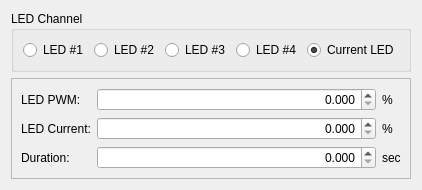
                     <widget class="QWidget" name="sync_digital_trigger_low_constant_tab">
                      <property name="toolTip">
                       <string>Turn LED on to constant intensity when trigger goes LOW (&lt;1.0V)</string>
                      </property>
                      <attribute name="title">
                       <string>Constant Value</string>
                      </attribute>
                      <layout class="QGridLayout" name="gridLayout_44">
                       <item row="0" column="0" alignment="Qt::AlignTop">
                        <widget class="QGroupBox" name="sync_digital_trigger_low_constant_LED_box">
                         <property name="toolTip">
                          <string>Select the active LED channel when trigger is LOW (&lt;1.0V)</string>
                         </property>
                         <property name="title">
                          <string>LED Channel</string>
                         </property>
                         <layout class="QGridLayout" name="gridLayout_42">
                          <item row="0" column="2">
                           <widget class="QRadioButton" name="sync_digital_trigger_low_constant_LED3_button">
                            <property name="toolTip">
                             <string>Set LED #3 active when trigger goes LOW (&lt;1.0V)</string>
                            </property>
                            <property name="text">
                             <string>LED #3</string>
                            </property>
                           </widget>
                          </item>
                          <item row="0" column="0">
                           <widget class="QRadioButton" name="sync_digital_trigger_low_constant_LED1_button">
                            <property name="toolTip">
                             <string>Set LED #1 active when trigger goes LOW (&lt;1.0V)</string>
                            </property>
                            <property name="text">
                             <string>LED #1</string>
                            </property>
                           </widget>
                          </item>
                          <item row="0" column="1">
                           <widget class="QRadioButton" name="sync_digital_trigger_low_constant_LED2_button">
                            <property name="toolTip">
                             <string>Set LED #2 active when trigger goes LOW (&lt;1.0V)</string>
                            </property>
                            <property name="text">
                             <string>LED #2</string>
                            </property>
                           </widget>
                          </item>
                          <item row="0" column="4">
                           <widget class="QRadioButton" name="sync_digital_trigger_low_constant_LEDn_button">
                            <property name="toolTip">
                             <string>Do not change active LED when trigger goes LOW (&lt;1.0V)</string>
                            </property>
                            <property name="text">
                             <string>Current LED</string>
                            </property>
                            <property name="checked">
                             <bool>true</bool>
                            </property>
                           </widget>
                          </item>
                          <item row="0" column="3">
                           <widget class="QRadioButton" name="sync_digital_trigger_low_constant_LED4_button">
                            <property name="toolTip">
                             <string>Set LED #4 active when trigger goes LOW (&lt;1.0V)</string>
                            </property>
                            <property name="text">
                             <string>LED #4</string>
                            </property>
                           </widget>
                          </item>
                         </layout>
                        </widget>
                       </item>
                       <item row="1" column="0">
                        <widget class="QFrame" name="sync_digital_trigger_low_constant_config_frame">
                         <property name="toolTip">
                          <string>Set the LED intensity and duration when the digital trigger goes LOW (&lt;1.0V)</string>
                         </property>
                         <property name="frameShape">
                          <enum>QFrame::StyledPanel</enum>
                         </property>
                         <property name="frameShadow">
                          <enum>QFrame::Raised</enum>
                         </property>
                         <layout class="QGridLayout" name="gridLayout_43" columnstretch="0,10,0">
                          <item row="1" column="2">
                           <widget class="QLabel" name="sync_digital_trigger_low_constant_config_current_label2">
                            <property name="toolTip">
                             <string>Set the LED current when the digital trigger goes LOW (&lt;1.0V)</string>
                            </property>
                            <property name="text">
                             <string>%</string>
                            </property>
                           </widget>
                          </item>
                          <item row="0" column="1">
                           <widget class="QDoubleSpinBox" name="sync_digital_trigger_low_constant_config_PWM_box">
                            <property name="toolTip">
                             <string>Set the LED PWM when the digital trigger goes LOW (&lt;1.0V)</string>
                            </property>
                            <property name="alignment">
                             <set>Qt::AlignRight|Qt::AlignTrailing|Qt::AlignVCenter</set>
                            </property>
                            <property name="decimals">
                             <number>3</number>
                            </property>
                            <property name="maximum">
                             <double>100.000000000000000</double>
                            </property>
                           </widget>
                          </item>
                          <item row="0" column="2">
                           <widget class="QLabel" name="sync_digital_trigger_low_constant_config_PWM_label2">
                            <property name="toolTip">
                             <string>Set the LED PWM when the digital trigger goes LOW (&lt;1.0V)</string>
                            </property>
                            <property name="text">
                             <string>%</string>
                            </property>
                           </widget>
                          </item>
                          <item row="2" column="0">
                           <widget class="QLabel" name="sync_digital_trigger_low_constant_config_duration_label1">
                            <property name="toolTip">
                             <string>NOTE: 0 seconds = LED stays on until trigger goes HIGH (&gt;2.5V)</string>
                            </property>
                            <property name="text">
                             <string>Duration:</string>
                            </property>
                           </widget>
                          </item>
                          <item row="2" column="1">
                           <widget class="QDoubleSpinBox" name="sync_digital_trigger_low_constant_config_duration_box">
                            <property name="toolTip">
                             <string>NOTE: 0 seconds = LED stays on until trigger goes HIGH (&gt;2.5V)</string>
                            </property>
                            <property name="alignment">
                             <set>Qt::AlignRight|Qt::AlignTrailing|Qt::AlignVCenter</set>
                            </property>
                            <property name="readOnly">
                             <bool>false</bool>
                            </property>
                            <property name="specialValueText">
                             <string/>
                            </property>
                            <property name="decimals">
                             <number>3</number>
                            </property>
                            <property name="maximum">
                             <double>4294.960000000000036</double>
                            </property>
                           </widget>
                          </item>
                          <item row="1" column="1">
                           <widget class="QDoubleSpinBox" name="sync_digital_trigger_low_constant_config_current_box">
                            <property name="toolTip">
                             <string>Set the LED current when the digital trigger goes LOW (&lt;1.0V)</string>
                            </property>
                            <property name="alignment">
                             <set>Qt::AlignRight|Qt::AlignTrailing|Qt::AlignVCenter</set>
                            </property>
                            <property name="decimals">
                             <number>3</number>
                            </property>
                            <property name="maximum">
                             <double>100.000000000000000</double>
                            </property>
                           </widget>
                          </item>
                          <item row="0" column="0">
                           <widget class="QLabel" name="sync_digital_trigger_low_constant_config_PWM_label1">
                            <property name="toolTip">
                             <string>Set the LED PWM when the digital trigger goes LOW (&lt;1.0V)</string>
                            </property>
                            <property name="text">
                             <string>LED PWM:</string>
                            </property>
                           </widget>
                          </item>
                          <item row="2" column="2">
                           <widget class="QLabel" name="sync_digital_trigger_low_constant_config_duration_label2">
                            <property name="font">
                             <font>
                              <strikeout>false</strikeout>
                             </font>
                            </property>
                            <property name="toolTip">
                             <string>NOTE: 0 seconds = LED stays on until trigger goes HIGH (&gt;2.5V)</string>
                            </property>
                            <property name="text">
                             <string>sec</string>
                            </property>
                           </widget>
                          </item>
                          <item row="1" column="0">
                           <widget class="QLabel" name="sync_digital_trigger_low_constant_config_current_label1">
                            <property name="toolTip">
                             <string>Set the LED current when the digital trigger goes LOW (&lt;1.0V)</string>
                            </property>
                            <property name="text">
                             <string>LED Current:</string>
                            </property>
                           </widget>
                          </item>
                         </layout>
                        </widget>
                       </item>
                      </layout>
                     </widget>
